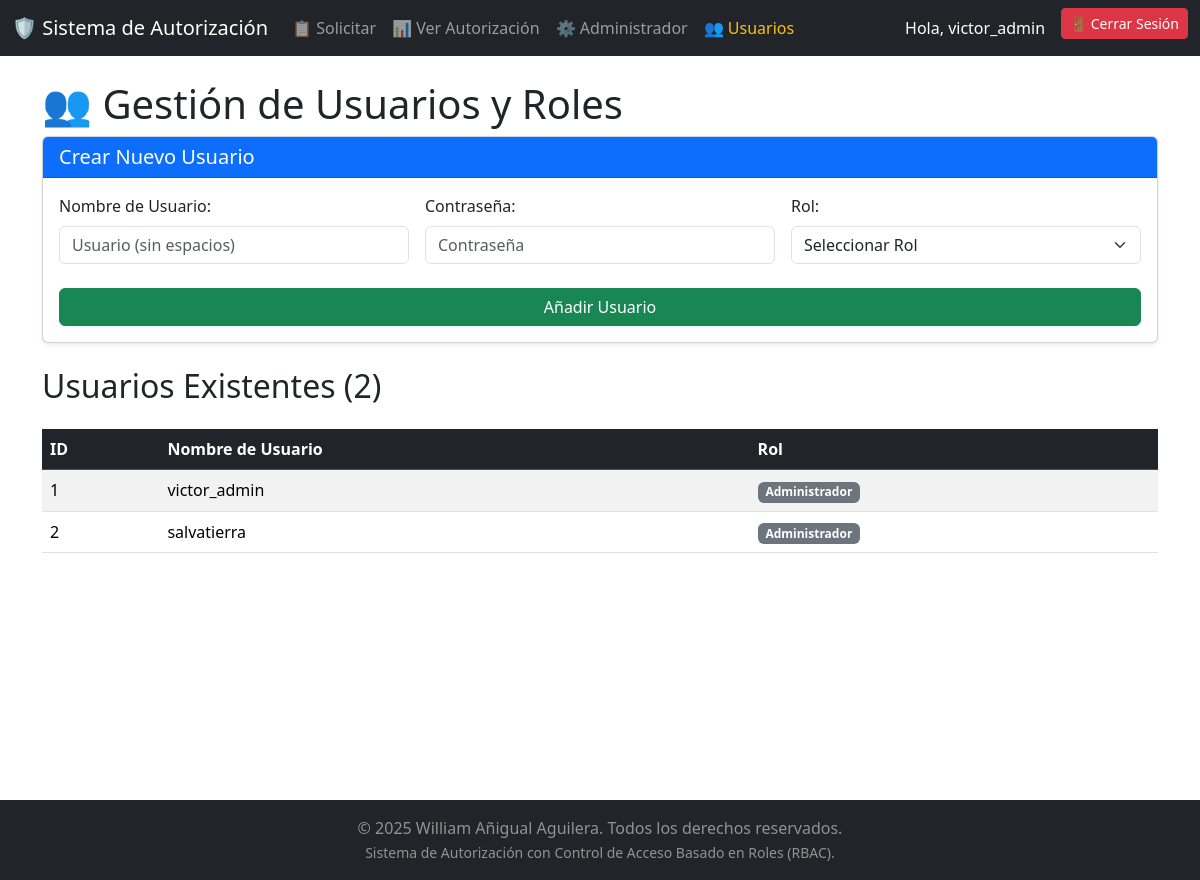
Screenshot of /gestionar_usuarios (signed in) with the database file from the repository.
### app.py (models this page shows, shortened)
class Usuario(UserMixin, db.Model):
    id = db.Column(db.Integer, primary_key=True)
    username = db.Column(db.String(80), unique=True, nullable=False)
    password_hash = db.Column(db.String(128))
    rol = db.Column(db.String(80), nullable=False)

### app.py (the view, shortened to what this page needs)
@app.route('/gestionar_usuarios', methods=['GET', 'POST'])
@login_required
def gestionar_usuarios():
    if not tiene_permiso("gestionar_usuarios"):
         return "Acceso Denegado. No tienes permiso para gestionar usuarios.", 403
    usuarios_existentes = Usuario.query.all()
    roles_disponibles = sorted(ROLES.keys())
    return render_template('gestionar_usuarios.html',
                           usuarios=usuarios_existentes,
                           roles=roles_disponibles,
                           current_user=current_user)

### app.py (called while the page is built)
@login_manager.user_loader
def load_user(user_id):
    return Usuario.query.get(int(user_id))

def tiene_permiso(permiso_requerido):
    if not current_user.is_authenticated:
        return False
    rol_del_usuario = current_user.rol
    permisos_del_rol = ROLES.get(rol_del_usuario, [])
    return permiso_requerido in permisos_del_rol

### templates/gestionar_usuarios.html (shortened to what this page needs)
<!DOCTYPE html>
<html lang="es">
<head>
    <link href="https://cdn.jsdelivr.net/npm/bootstrap@5.3.3/dist/css/bootstrap.min.css"
          rel="stylesheet">
    <link rel="stylesheet" href="{{ url_for('static', filename='styles.css') }}">
</head>
<body>
    <div class="wrapper">
        <nav class="navbar navbar-expand-lg navbar-dark bg-dark">
            <div class="container-fluid">
                <a class="navbar-brand" href="/solicitudes">🛡️ Sistema de Autorización</a>
                <div class="collapse navbar-collapse" id="navbarNav">
                    <ul class="navbar-nav me-auto mb-2 mb-lg-0">
                        <li class="nav-item"><a class="nav-link" href="/">📋 Solicitar</a></li>
                        <li class="nav-item"><a class="nav-link" href="/solicitudes">📊 Ver Autorización</a></li>
                        {% if current_user.is_authenticated and current_user.rol == 'Administrador' %}
                        <li class="nav-item"><a class="nav-link" href="/admin">⚙️ Administrador</a></li>
                        <li class="nav-item"><a class="nav-link active text-warning" href="/gestionar_usuarios">👥 Usuarios</a></li>
                        {% endif %}
                    </ul>
                    <ul class="navbar-nav">
                        {% if current_user.is_authenticated %}
                        <li class="nav-item"><span class="nav-link text-white">Hola, {{ current_user.username }}</span></li>
                        <li class="nav-item"><a class="btn btn-danger btn-sm ms-2" href="/logout">🚪 Cerrar Sesión</a></li>
                        {% else %}
                        <li class="nav-item"><a class="btn btn-success btn-sm" href="/login">🔑 Iniciar Sesión</a></li>
                        {% endif %}
                    </ul>
                </div>
            </div>
        </nav>
        <div class="content container py-4">
            <h1>👥 Gestión de Usuarios y Roles</h1>
            <div class="card mb-4 shadow-sm">
                <div class="card-header bg-primary text-white">
                    <h5 class="mb-0">Crear Nuevo Usuario</h5>
                </div>
                <div class="card-body">
                    <form method="POST" action="{{ url_for('gestionar_usuarios') }}" class="row g-3">
                        <div class="col-md-4">
                            <label for="username" class="form-label">Nombre de Usuario:</label>
                            <input type="text" id="username" name="username" placeholder="Usuario (sin espacios)" class="form-control" required>
                        </div>
                        <div class="col-md-4">
                            <label for="password" class="form-label">Contraseña:</label>
                            <input type="password" id="password" name="password" placeholder="Contraseña" class="form-control" required>
                        </div>
                        <div class="col-md-4">
                            <label for="rol" class="form-label">Rol:</label>
                            <select id="rol" name="rol" class="form-select" required>
                                <option value="" disabled selected>Seleccionar Rol</option>
                            </select>
                        </div>
                        <div class="col-12 mt-4">
                            <button type="submit" class="btn btn-success w-100">Añadir Usuario</button>
                        </div>
                    </form>
                </div>
            </div>
            <h2 class="mt-4">Usuarios Existentes ({{ usuarios | length }})</h2>
            <div class="table-responsive">
                <table class="table table-striped table-hover mt-3">
                    <thead class="table-dark">
                        <tr>
                            <th>ID</th>
                            <th>Nombre de Usuario</th>
                            <th>Rol</th>
                        </tr>
                    </thead>
                    <tbody>
                        {% for user in usuarios %}
                        <tr>
                            <td>{{ user.id }}</td>
                            <td>{{ user.username }}</td>
                            <td><span class="badge bg-secondary">{{ user.rol }}</span></td>
                        </tr>
                        {% endfor %}
                    </tbody>
                </table>
            </div>
        </div>
    </div> {% include 'footer.html' %}
</body>
</html>

### static/styles.css (style rules this page uses)
html, body { height: 100%; margin: 0; }
.wrapper { min-height: 100vh; display: flex; flex-direction: column; }
.content { flex-grow: 1; }

### rows the page displays
Usuario: username "victor_admin", id "1", rol "Administrador"
Usuario: id "2", username "salvatierra", rol "Administrador"

### other values shown
{{ usuarios | length }} "2"
